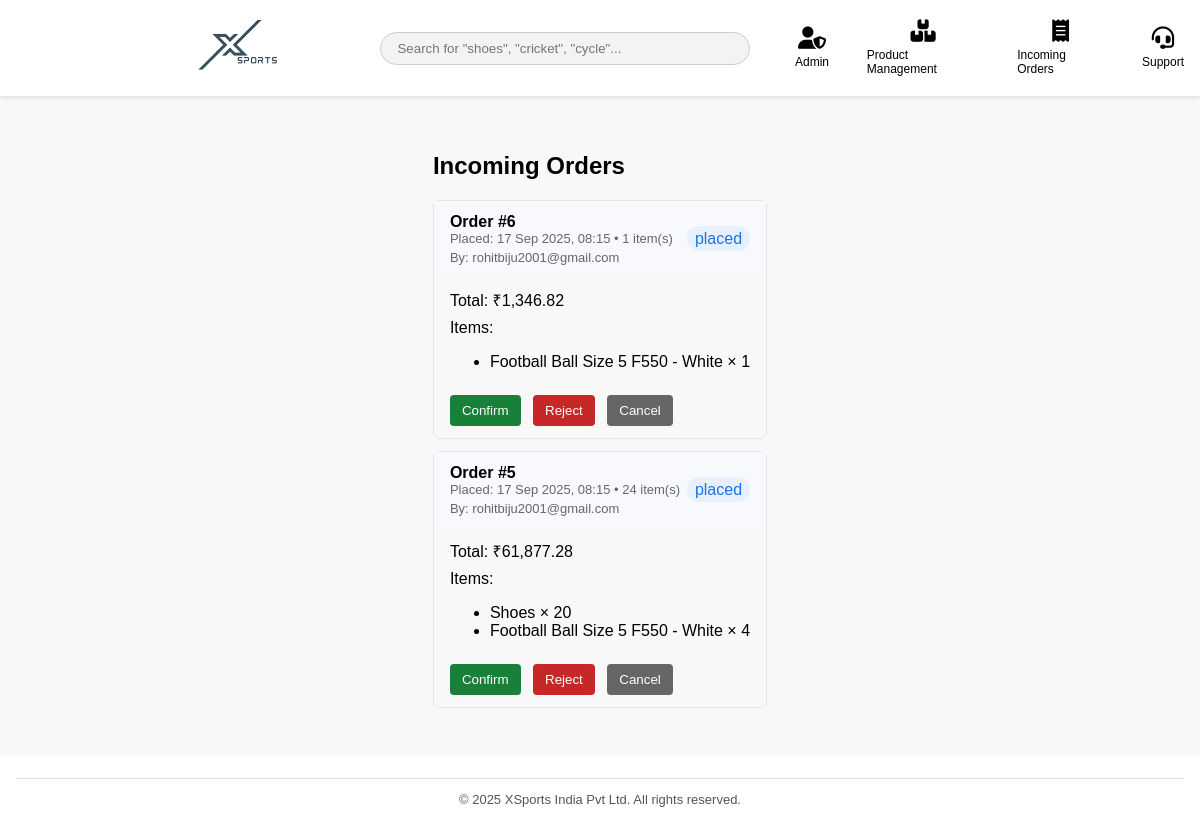
The app's page /admin_orders.php (signed in), older data.
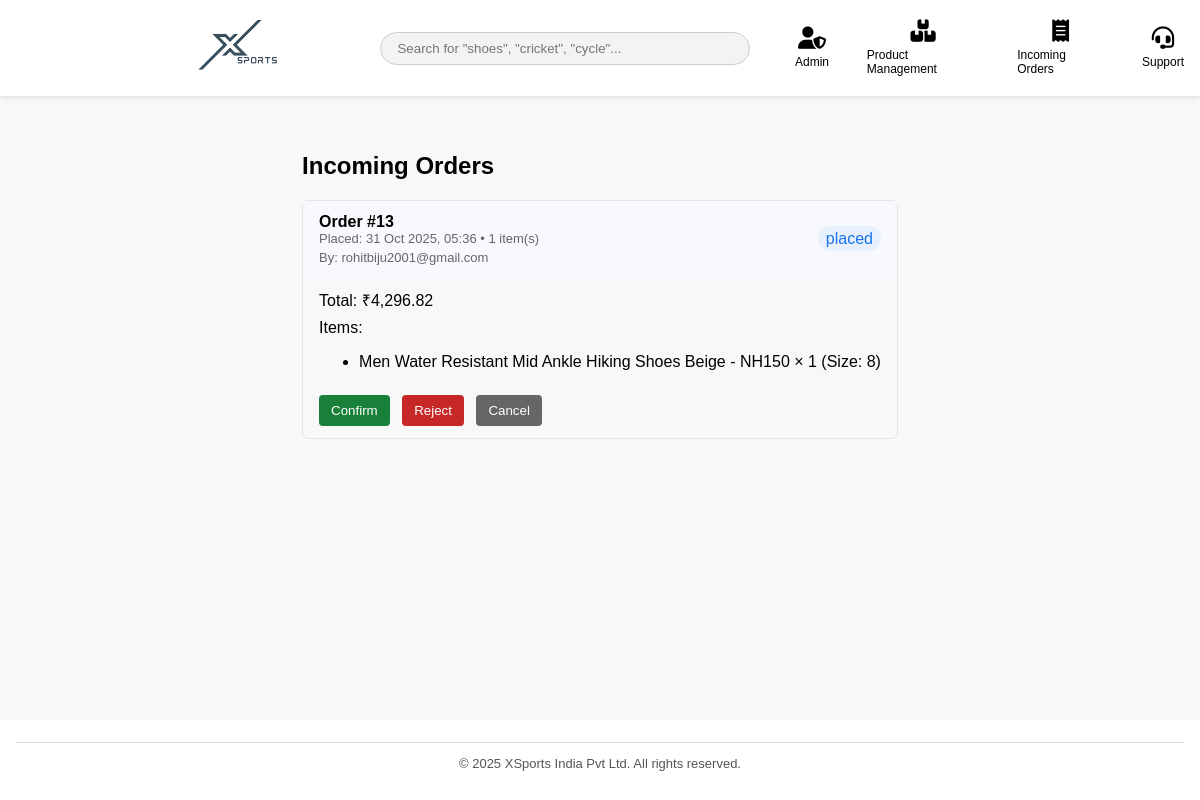
The same page, newer data.
### tables this page shows
CREATE TABLE IF NOT EXISTS `orders` (
  `id` int NOT NULL AUTO_INCREMENT,
  `user_id` int NOT NULL,
  `address_id` int DEFAULT NULL,
  `payment_method` enum('cod','card','upi') DEFAULT 'cod',
  `subtotal` decimal(10,2) NOT NULL DEFAULT '0.00',
  `shipping` decimal(10,2) NOT NULL DEFAULT '0.00',
  `tax` decimal(10,2) NOT NULL DEFAULT '0.00',
  `total` decimal(10,2) NOT NULL DEFAULT '0.00',
  `status` enum('placed','processing','shipped','delivered','cancelled') DEFAULT 'placed',
  `created_at` timestamp NULL DEFAULT CURRENT_TIMESTAMP,
  PRIMARY KEY (`id`)
);

CREATE TABLE IF NOT EXISTS `users` (
  `id` int NOT NULL AUTO_INCREMENT,
  `email` varchar(191) NOT NULL,
  `password` varchar(255) NOT NULL,
  `name` varchar(100) NOT NULL,
  `phone` varchar(20) DEFAULT NULL,
  `created_at` timestamp NULL DEFAULT CURRENT_TIMESTAMP,
  PRIMARY KEY (`id`),
  UNIQUE KEY `email` (`email`)
);

CREATE TABLE IF NOT EXISTS `order_items` (
  `id` int NOT NULL AUTO_INCREMENT,
  `order_id` int NOT NULL,
  `product_id` int NOT NULL,
  `product_name` varchar(255) NOT NULL,
  `brand` varchar(100) NOT NULL,
  `price` decimal(10,2) NOT NULL,
  `quantity` int NOT NULL,
  `image_path` varchar(255) DEFAULT NULL,
  `size` varchar(10) DEFAULT NULL,
  PRIMARY KEY (`id`)
);

### admin_orders.php (the view, shortened to what this page needs)
<?php
require_once 'includes/db.php';
$ordersStmt = $pdo->query("SELECT o.*, u.email AS user_email, (SELECT SUM(quantity) FROM order_items oi WHERE oi.order_id = o.id) AS items_count FROM orders o LEFT JOIN users u ON o.user_id = u.id ORDER BY o.created_at DESC");
$orders = $ordersStmt->fetchAll();
?>
<?php include 'includes/header.php'; ?>
<div class="admin-container">
    <h2>Incoming Orders</h2>
    <?php if (empty($orders)): ?>
        <p>No orders yet.</p>
    <?php else: ?>
        <?php foreach ($orders as $order): ?>
            <?php
                $itemsStmt = $pdo->prepare('SELECT * FROM order_items WHERE order_id = ?');
                $itemsStmt->execute([$order['id']]);
                $items = $itemsStmt->fetchAll();
            ?>
            <div class="order-card">
                <div class="order-head">
                    <div>
                        <strong>Order #<?php echo $order['id']; ?></strong>
                        <div style="font-size:13px;color:#666;">
                            Placed: <?php echo date('d M Y, H:i', strtotime($order['created_at'])); ?> • <?php echo (int)$order['items_count']; ?> item(s)
                        </div>
                        <div style="font-size:13px;color:#666; margin-top:4px;">By: <?php echo htmlspecialchars($order['user_email'] ?? 'Unknown'); ?></div>
                    </div>
                    <div>
                        <span style="background:#e8f0fe;color:#1a73e8;padding:4px 8px;border-radius:12px;"><?php echo htmlspecialchars($order['status']); ?></span>
                    </div>
                </div>
                <div class="order-body">
                    <div style="margin-bottom:8px;">Total: ₹<?php echo number_format($order['total'],2); ?></div>
                    <div style="margin-bottom:8px;">Items:</div>
                    <ul>
                        <?php foreach ($items as $it): ?>
                            <li><?php echo htmlspecialchars($it['product_name']); ?> × <?php echo (int)$it['quantity']; ?> <?php echo !empty($it['size']) ? '(Size: '.htmlspecialchars($it['size']).')' : ''; ?></li>
                        <?php endforeach; ?>
                    </ul>
                    <div style="margin-top:10px;">
                        <?php if (!(isset($order['admin_confirmed']) && (int)$order['admin_confirmed'] === 1)): ?>
                            <form method="post" style="display:inline-block;margin-right:8px;">
                                <button class="btn btn-confirm" type="submit">Confirm</button>
                            </form>
                        <?php endif; ?>
                        <?php if ($order['status'] !== 'cancelled'): ?>
                            <form method="post" style="display:inline-block;margin-right:8px;">
                                <button class="btn btn-reject" type="submit">Reject</button>
                            </form>
                            <form method="post" style="display:inline-block;">
                                <button class="btn btn-cancel" type="submit">Cancel</button>
                            </form>
                        <?php endif; ?>
                    </div>
                </div>
            </div>
        <?php endforeach; ?>
    <?php endif; ?>
</div>
<?php include 'includes/footer.php'; ?>

Row changes from the older to the newer data that the page shows:
removed orders: id "6", created_at "17 Sep 2025, 08:15", items_count "1", user.email "rohitbiju2001@gmail.com", status "placed", total "1,346.82"
removed order_items: product_name "Football Ball Size 5 F550 - White", quantity "1", shown under "6"
removed orders: id "5", created_at "17 Sep 2025, 08:15", items_count "24", user.email "rohitbiju2001@gmail.com", status "placed", total "61,877.28"
removed order_items: product_name "Shoes", quantity "20", shown under "5"
removed order_items: product_name "Football Ball Size 5 F550 - White", quantity "4", shown under "5"
added orders: id "13", created_at "31 Oct 2025, 05:36", items_count "1", user.email "rohitbiju2001@gmail.com", status "placed", total "4,296.82"
added order_items: product_name "Men Water Resistant Mid Ankle Hiking Shoes Beige - NH150", quantity "1", size "8", shown under "13"
